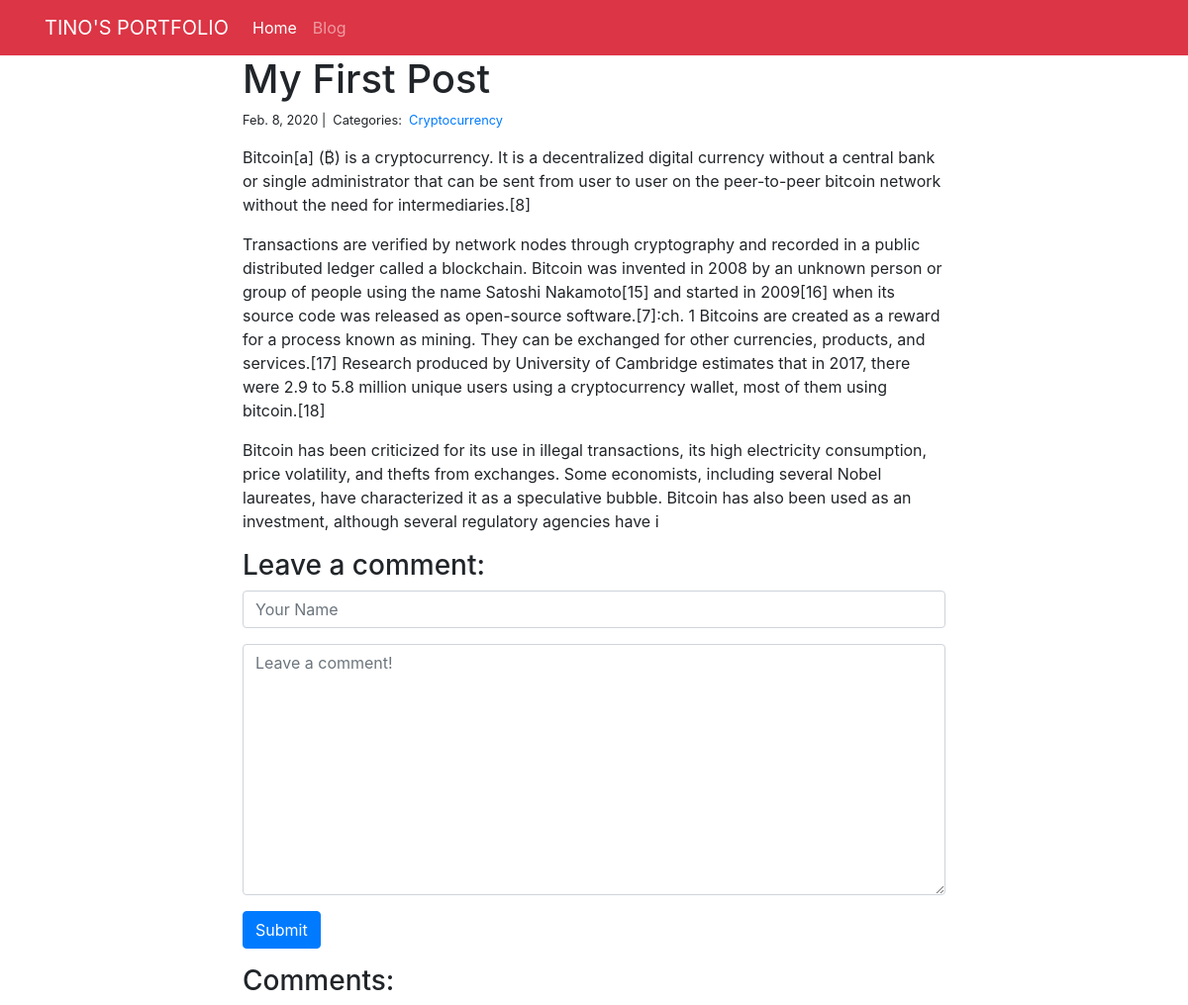
Page /blog/1/ on the committed database.
### blog/models.py (models this page shows)
class Post(models.Model):
    title = models.CharField(max_length=255)
    body = models.TextField()
    created_on = models.DateTimeField(auto_now_add=True)
    last_modified = models.DateTimeField(auto_now=True)
    categories = models.ManyToManyField('Category', related_name='posts')

class Category (models.Model):
    name = models.CharField(max_length=20)

### blog/views.py (the view, shortened to what this page needs)
# urls.py: path("<int:pk>/", views.blog_detail, name="blog_detail"),
def blog_detail(request, pk):
    post = Post.objects.get(pk=pk)
    comments = Comment.objects.filter(post=post)
    form = CommentForm()
    context = {"post": post, "comments": comments, "form": form}
    return render(request, "blog_detail.html", context)

### blog/forms.py
class CommentForm(forms.Form):
    author = forms.CharField(
        max_length=60,
        widget=forms.TextInput(attrs={
            "class": "form-control",
            "placeholder": "Your Name"
        })
    )
    body = forms.CharField(widget=forms.Textarea(
        attrs={
            "class": "form-control",
            "placeholder": "Leave a comment!"
        })
    )

### blog/templates/blog_detail.html (shortened to what this page needs)
{% extends "base.html" %}
{% block page_content %}
<div class="col-md-8 offset-md-2">
    <h1>{{ post.title }}</h1>
    <small>
        {{ post.created_on.date }} |&nbsp;
        Categories:&nbsp;
        {% for category in post.categories.all %}
        <a href="{% url 'blog_category' category.name %}">
            {{ category.name }}
        </a>&nbsp;
        {% endfor %}
    </small>
    <p>{{ post.body | linebreaks }}</p>
    <h3>Leave a comment:</h3>
    <form action="/blog/{{ post.pk }}/" method="post">
        <div class="form-group">
            {{ form.author }}
        </div>
        <div class="form-group">
            {{ form.body }}
        </div>
        <button type="submit" class="btn btn-primary">Submit</button>
    </form>
    <h3>Comments:</h3>
</div>
{% endblock %}

### tino_portfolio/templates/base.html (shortened to what this page needs)
<link rel="stylesheet" href="https://stackpath.bootstrapcdn.com/bootstrap/4.1.3/css/bootstrap.min.css">
<nav class="navbar navbar-expand-lg navbar-dark bg-danger">
    <div class="container">
        <a class="navbar-brand" href="{% url 'project_index' %}">TINO'S PORTFOLIO</a>
        <div class="collapse navbar-collapse" id="navbarSupportedContent">
          <ul class="navbar-nav mr-auto">
            <li class="nav-item active">
              <a class="nav-link" href="{% url 'project_index' %}">Home</a>
            </li>
            <li class="nav-item">
              <a class="nav-link" href="{% url 'blog_index' %}">Blog</a>
            </li>
          </ul>
        </div>
    </div>
</nav>
<div class="container">
    {% block page_content %}{% endblock %}
</div>

### rows in the picture
Post: title "My First Post", created_on "Feb. 8, 2020", body "Bitcoin[a] (₿) is a cryptocurrency. It is a decentralized digital currency without a central bank or single administrator that can be sent from user to user on the peer-to-peer bitcoin network without the need for intermediaries.[8] Transactions are verified by network nodes through cryptography and recorded in a public distributed ledger called a blockchain. Bitcoin was invented in 2008 by an unknown person or group of people using the name Satoshi Nakamoto[15] and started in 2009[16] when its source code was released as open-source software.[7]:ch. 1 Bitcoins are created as a reward for a process known as mining. They can be exchanged for other currencies, products, and services.[17]…"
Category: name "Cryptocurrency"
